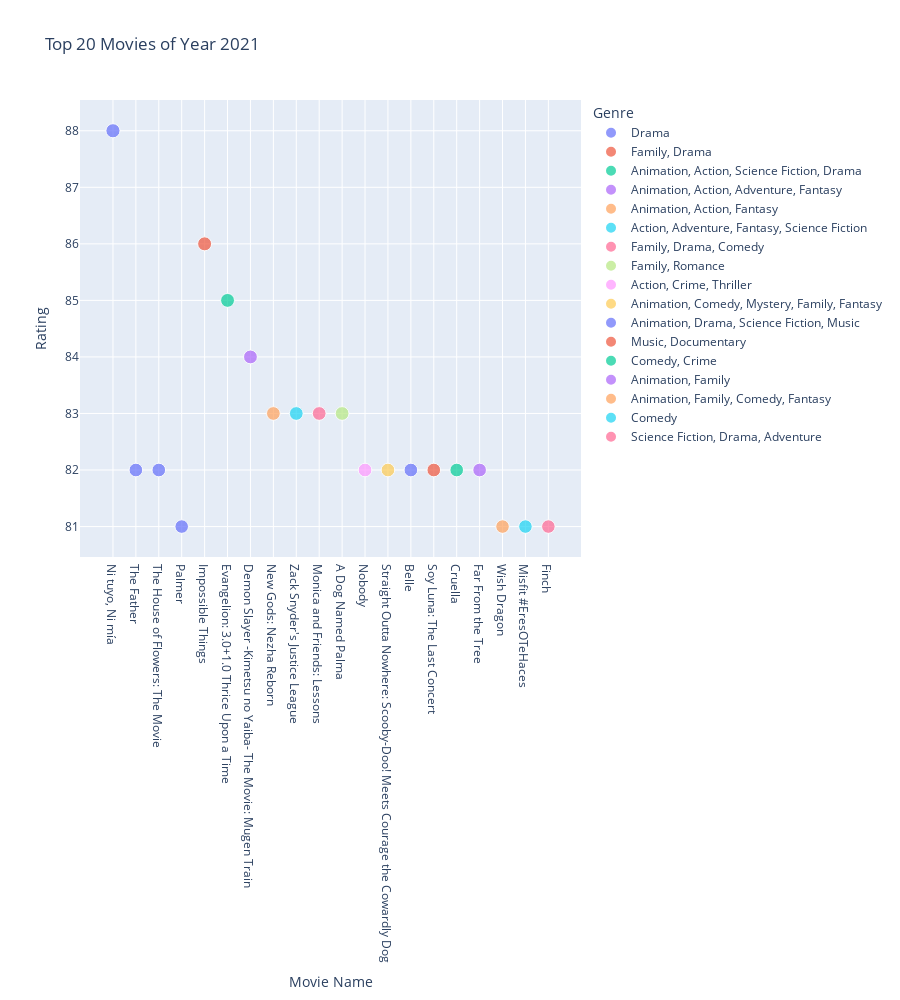

Write notebook code for a chart like this one.
### Code cell
fig = px.scatter(movies_2021.head(20), x="Name", y="Rating",size="Rating", color="Genre",size_max=10,hover_data=['Director'],
                 labels={'Name':'Movie Name'},title='Top 20 Movies of Year 2021', height=1000)
fig.show()

### Figure 1 — Plotly figure (JSON) as saved in the notebook; plotly's stock layout.template omitted (floating-point values rounded to 4 significant figures)
{"data": [{"customdata": [["Sandra Solares"], ["Florian Zeller"], ["Manolo Caro"], ["Fisher Stevens"]], "hovertemplate": "Genre=Drama<br>Movie Name=%{x}<br>Rating=%{marker.size}<br>Director=%{customdata[0]}<extra></extra>", "legendgroup": "Drama", "marker": {"color": "#636efa", "size": [88, 82, 82, 81], "sizemode": "area", "sizeref": 0.88, "symbol": "circle"}, "mode": "markers", "name": "Drama", "orientation": "v", "showlegend": true, "type": "scatter", "x": ["Ni tuyo, Ni mía", "The Father", "The House of Flowers: The Movie", "Palmer"], "xaxis": "x", "y": [88, 82, 82, 81], "yaxis": "y"}, {"customdata": [["Ernesto Contreras"]], "hovertemplate": "Genre=Family, Drama<br>Movie Name=%{x}<br>Rating=%{marker.size}<br>Director=%{customdata[0]}<extra></extra>", "legendgroup": "Family, Drama", "marker": {"color": "#EF553B", "size": [86], "sizemode": "area", "sizeref": 0.88, "symbol": "circle"}, "mode": "markers", "name": "Family, Drama", "orientation": "v", "showlegend": true, "type": "scatter", "x": ["Impossible Things"], "xaxis": "x", "y": [86], "yaxis": "y"}, {"customdata": [["Hideaki Anno"]], "hovertemplate": "Genre=Animation, Action, Science Fiction, Drama<br>Movie Name=%{x}<br>Rating=%{marker.size}<br>Director=%{customdata[0]}<extra></extra>", "legendgroup": "Animation, Action, Science Fiction, Drama", "marker": {"color": "#00cc96", "size": [85], "sizemode": "area", "sizeref": 0.88, "symbol": "circle"}, "mode": "markers", "name": "Animation, Action, Science Fiction, Drama", "orientation": "v", "showlegend": true, "type": "scatter", "x": ["Evangelion: 3.0+1.0 Thrice Upon a Time"], "xaxis": "x", "y": [85], "yaxis": "y"}, {"customdata": [["Haruo Sotozaki"]], "hovertemplate": "Genre=Animation, Action, Adventure, Fantasy<br>Movie Name=%{x}<br>Rating=%{marker.size}<br>Director=%{customdata[0]}<extra></extra>", "legendgroup": "Animation, Action, Adventure, Fantasy", "marker": {"color": "#ab63fa", "size": [84], "sizemode": "area", "sizeref": 0.88, "symbol": "circle"}, "mode": "markers", "name": "Animation, Action, Adventure, Fantasy", "orientation": "v", "showlegend": true, "type": "scatter", "x": ["Demon Slayer -Kimetsu no Yaiba- The Movie: Mugen Train"], "xaxis": "x", "y": [84], "yaxis": "y"}, {"customdata": [["Zhao Ji"]], "hovertemplate": "Genre=Animation, Action, Fantasy<br>Movie Name=%{x}<br>Rating=%{marker.size}<br>Director=%{customdata[0]}<extra></extra>", "legendgroup": "Animation, Action, Fantasy", "marker": {"color": "#FFA15A", "size": [83], "sizemode": "area", "sizeref": 0.88, "symbol": "circle"}, "mode": "markers", "name": "Animation, Action, Fantasy", "orientation": "v", "showlegend": true, "type": "scatter", "x": ["New Gods: Nezha Reborn"], "xaxis": "x", "y": [83], "yaxis": "y"}, {"customdata": [["Zack Snyder"]], "hovertemplate": "Genre=Action, Adventure, Fantasy, Science Fiction<br>Movie Name=%{x}<br>Rating=%{marker.size}<br>Director=%{customdata[0]}<extra></extra>", "legendgroup": "Action, Adventure, Fantasy, Science Fiction", "marker": {"color": "#19d3f3", "size": [83], "sizemode": "area", "sizeref": 0.88, "symbol": "circle"}, "mode": "markers", "name": "Action, Adventure, Fantasy, Science Fiction", "orientation": "v", "showlegend": true, "type": "scatter", "x": ["Zack Snyder's Justice League"], "xaxis": "x", "y": [83], "yaxis": "y"}, {"customdata": [["Mauricio de Sousa"]], "hovertemplate": "Genre=Family, Drama, Comedy<br>Movie Name=%{x}<br>Rating=%{marker.size}<br>Director=%{customdata[0]}<extra></extra>", "legendgroup": "Family, Drama, Comedy", "marker": {"color": "#FF6692", "size": [83], "sizemode": "area", "sizeref": 0.88, "symbol": "circle"}, "mode": "markers", "name": "Family, Drama, Comedy", "orientation": "v", "showlegend": true, "type": "scatter", "x": ["Monica and Friends: Lessons"], "xaxis": "x", "y": [83], "yaxis": "y"}, {"customdata": [["Alexandr Domogarov Jr."]], "hovertemplate": "Genre=Family, Romance<br>Movie Name=%{x}<br>Rating=%{marker.size}<br>Director=%{customdata[0]}<extra></extra>", "legendgroup": "Family, Romance", "marker": {"color": "#B6E880", "size": [83], "sizemode": "area", "sizeref": 0.88, "symbol": "circle"}, "mode": "markers", "name": "Family, Romance", "orientation": "v", "showlegend": true, "type": "scatter", "x": ["A Dog Named Palma"], "xaxis": "x", "y": [83], "yaxis": "y"}, {"customdata": [["Ilya Naishuller"]], "hovertemplate": "Genre=Action, Crime, Thriller<br>Movie Name=%{x}<br>Rating=%{marker.size}<br>Director=%{customdata[0]}<extra></extra>", "legendgroup": "Action, Crime, Thriller", "marker": {"color": "#FF97FF", "size": [82], "sizemode": "area", "sizeref": 0.88, "symbol": "circle"}, "mode": "markers", "name": "Action, Crime, Thriller", "orientation": "v", "showlegend": true, "type": "scatter", "x": ["Nobody"], "xaxis": "x", "y": [82], "yaxis": "y"}, {"customdata": [["William Hanna"]], "hovertemplate": "Genre=Animation, Comedy, Mystery, Family, Fantasy<br>Movie Name=%{x}<br>Rating=%{marker.size}<br>Director=%{customdata[0]}<extra></extra>", "legendgroup": "Animation, Comedy, Mystery, Family, Fantasy", "marker": {"color": "#FECB52", "size": [82], "sizemode": "area", "sizeref": 0.88, "symbol": "circle"}, "mode": "markers", "name": "Animation, Comedy, Mystery, Family, Fantasy", "orientation": "v", "showlegend": true, "type": "scatter", "x": ["Straight Outta Nowhere: Scooby-Doo! Meets Courage the Cowardly Dog"], "xaxis": "x", "y": [82], "yaxis": "y"}, {"customdata": [["Mamoru Hosoda"]], "hovertemplate": "Genre=Animation, Drama, Science Fiction, Music<br>Movie Name=%{x}<br>Rating=%{marker.size}<br>Director=%{customdata[0]}<extra></extra>", "legendgroup": "Animation, Drama, Science Fiction, Music", "marker": {"color": "#636efa", "size": [82], "sizemode": "area", "sizeref": 0.88, "symbol": "circle"}, "mode": "markers", "name": "Animation, Drama, Science Fiction, Music", "orientation": "v", "showlegend": true, "type": "scatter", "x": ["Belle"], "xaxis": "x", "y": [82], "yaxis": "y"}, {"customdata": [["Carolina María García Fernández"]], "hovertemplate": "Genre=Music, Documentary<br>Movie Name=%{x}<br>Rating=%{marker.size}<br>Director=%{customdata[0]}<extra></extra>", "legendgroup": "Music, Documentary", "marker": {"color": "#EF553B", "size": [82], "sizemode": "area", "sizeref": 0.88, "symbol": "circle"}, "mode": "markers", "name": "Music, Documentary", "orientation": "v", "showlegend": true, "type": "scatter", "x": ["Soy Luna: The Last Concert"], "xaxis": "x", "y": [82], "yaxis": "y"}, {"customdata": [["Craig Gillespie"]], "hovertemplate": "Genre=Comedy, Crime<br>Movie Name=%{x}<br>Rating=%{marker.size}<br>Director=%{customdata[0]}<extra></extra>", "legendgroup": "Comedy, Crime", "marker": {"color": "#00cc96", "size": [82], "sizemode": "area", "sizeref": 0.88, "symbol": "circle"}, "mode": "markers", "name": "Comedy, Crime", "orientation": "v", "showlegend": true, "type": "scatter", "x": ["Cruella"], "xaxis": "x", "y": [82], "yaxis": "y"}, {"customdata": [["Natalie Nourigat"]], "hovertemplate": "Genre=Animation, Family<br>Movie Name=%{x}<br>Rating=%{marker.size}<br>Director=%{customdata[0]}<extra></extra>", "legendgroup": "Animation, Family", "marker": {"color": "#ab63fa", "size": [82], "sizemode": "area", "sizeref": 0.88, "symbol": "circle"}, "mode": "markers", "name": "Animation, Family", "orientation": "v", "showlegend": true, "type": "scatter", "x": ["Far From the Tree"], "xaxis": "x", "y": [82], "yaxis": "y"}, {"customdata": [["Chris Appelhans"]], "hovertemplate": "Genre=Animation, Family, Comedy, Fantasy<br>Movie Name=%{x}<br>Rating=%{marker.size}<br>Director=%{customdata[0]}<extra></extra>", "legendgroup": "Animation, Family, Comedy, Fantasy", "marker": {"color": "#FFA15A", "size": [81], "sizemode": "area", "sizeref": 0.88, "symbol": "circle"}, "mode": "markers", "name": "Animation, Family, Comedy, Fantasy", "orientation": "v", "showlegend": true, "type": "scatter", "x": ["Wish Dragon"], "xaxis": "x", "y": [81], "yaxis": "y"}, {"customdata": [["-"]], "hovertemplate": "Genre=Comedy<br>Movie Name=%{x}<br>Rating=%{marker.size}<br>Director=%{customdata[0]}<extra></extra>", "legendgroup": "Comedy", "marker": {"color": "#19d3f3", "size": [81], "sizemode": "area", "sizeref": 0.88, "symbol": "circle"}, "mode": "markers", "name": "Comedy", "orientation": "v", "showlegend": true, "type": "scatter", "x": ["Misfit #EresOTeHaces"], "xaxis": "x", "y": [81], "yaxis": "y"}, {"customdata": [["Miguel Sapochnik"]], "hovertemplate": "Genre=Science Fiction, Drama, Adventure<br>Movie Name=%{x}<br>Rating=%{marker.size}<br>Director=%{customdata[0]}<extra></extra>", "legendgroup": "Science Fiction, Drama, Adventure", "marker": {"color": "#FF6692", "size": [81], "sizemode": "area", "sizeref": 0.88, "symbol": "circle"}, "mode": "markers", "name": "Science Fiction, Drama, Adventure", "orientation": "v", "showlegend": true, "type": "scatter", "x": ["Finch"], "xaxis": "x", "y": [81], "yaxis": "y"}], "layout": {"height": 1000, "legend": {"itemsizing": "constant", "title": {"text": "Genre"}, "tracegroupgap": 0}, "title": {"text": "Top 20 Movies of Year 2021"}, "xaxis": {"anchor": "y", "domain": [0, 1], "title": {"text": "Movie Name"}}, "yaxis": {"anchor": "x", "domain": [0, 1], "title": {"text": "Rating"}}}}
